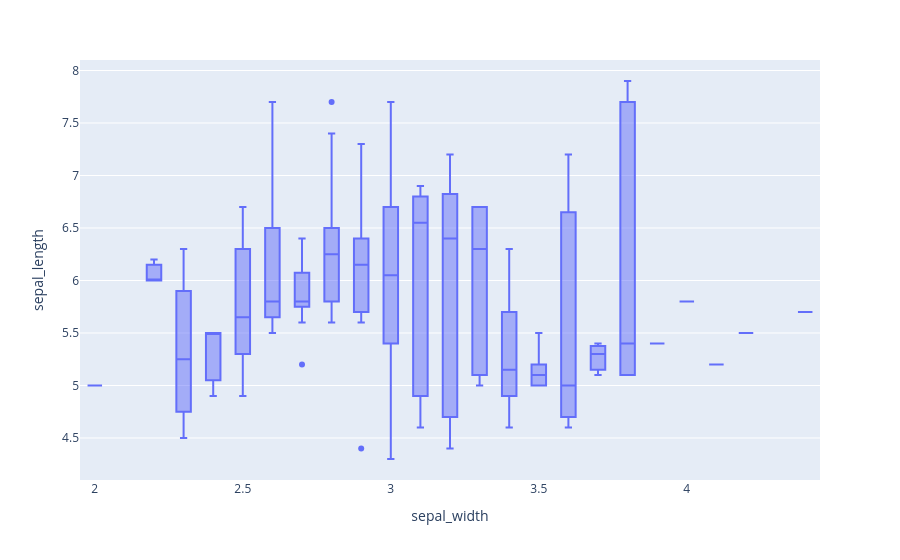

The notebook cell saved with this chart:
### Code cell
import plotly.express as px
df = px.data.iris()
px.box(df, x="sepal_width", y="sepal_length")

### Figure 1 — Plotly figure (JSON) as saved in the notebook; plotly's stock layout.template omitted (floating-point values rounded to 4 significant figures; data arrays with more than 128 entries replaced by an {"elided": "..."} marker saying what was removed)
{"data": [{"alignmentgroup": "True", "hovertemplate": "sepal_width=%{x}<br>sepal_length=%{y}<extra></extra>", "legendgroup": "", "marker": {"color": "#636efa"}, "name": "", "notched": false, "offsetgroup": "", "orientation": "v", "showlegend": false, "type": "box", "x": {"elided": "150 float values"}, "x0": " ", "xaxis": "x", "y": {"elided": "150 float values"}, "y0": " ", "yaxis": "y"}], "layout": {"boxmode": "group", "legend": {"tracegroupgap": 0}, "margin": {"t": 60}, "xaxis": {"anchor": "y", "domain": [0, 1], "title": {"text": "sepal_width"}}, "yaxis": {"anchor": "x", "domain": [0, 1], "title": {"text": "sepal_length"}}}}
